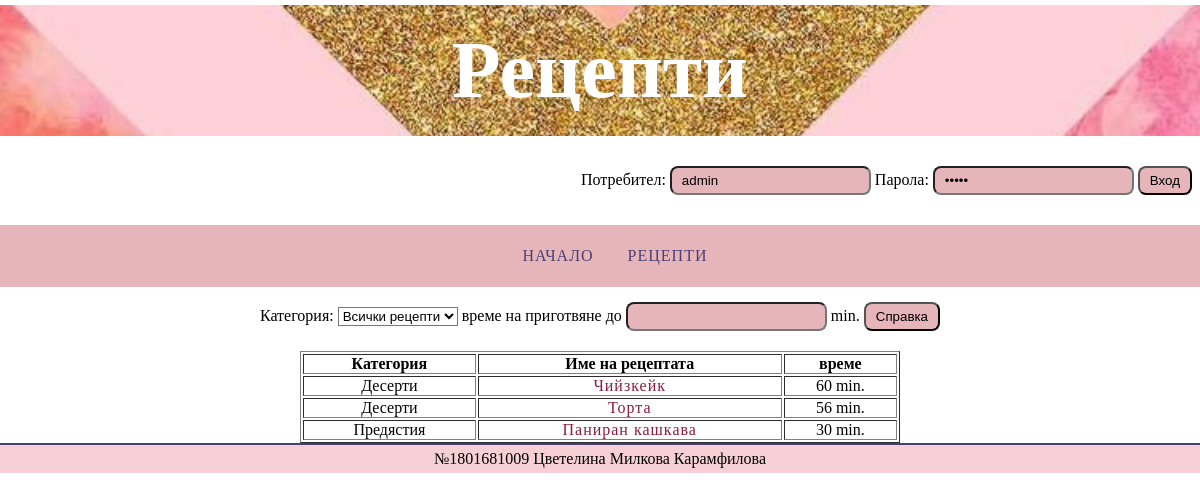
The app's page /list_receptions.php with its own data.
### tables this page shows
CREATE TABLE `tbl_receptions` (
  `id_reception` int(10) NOT NULL,
  `id_type` int(10) NOT NULL,
  `name` varchar(15) NOT NULL,
  `time` int(5) UNSIGNED NOT NULL,
  `moreinfo` text NOT NULL,
  `picture` varchar(15) NOT NULL
);

CREATE TABLE `tbl_types` (
  `id_type` int(10) NOT NULL,
  `type` varchar(15) NOT NULL
);

### list_receptions.php (the view, shortened to what this page needs)
 <?php include "files/header.php"; ?>
 <div id="content">
<?php
$idType=0; $time=""; $insertText=""; $addWord=" where "; $addWordEnd="type";
include "files/init.inc.php";
echo "<form action='".$_SERVER['PHP_SELF']."' method='get'>";
echo "Категория: <select name='id_type'>";
echo "<option value='0'>Всички рецепти</option>";
echo "</select>";
echo " време на приготвяне до <input type='number' name='time' value='".$time."'> min.";
echo " <input type='submit' value='Справка'>";
echo "</form>";
$result = $mysqli->query("select tbl_receptions.*, tbl_types.type from tbl_receptions join tbl_types on tbl_receptions.id_type=tbl_types.id_type".$insertText." order by ".$addWordEnd);
echo "<table border='1' align='center' width='600'>";
echo "<tr><th>Категория</th><th>Име на рецептата</th><th>време</th>";
while($row = $result->fetch_assoc())
{
echo "<tr>";
echo "<td>" . htmlspecialchars($row['type']) . "</td><td><a href='show_reception.php?show_id=".$row['id_reception']."' title='Подробна информация'>" .$row['name'] . "</a></td><td>" .$row['time'] . " min.</td>";
echo "</tr>";
}
echo "</table>";
?>
 </div>
 <?php include "files/footer.php"; ?>

### files/style.css (style rules this page uses)
* { margin: 0; padding: 0; list-style: none; color: none; text-decoration: none; background-color: #0000; }
a { color: #8B1E3F; letter-spacing: 1px; }
#content { text-align: center; }
form { padding: 5px 0px 10px 0px; }
input { padding: 5px 10px; margin: 10px 0px; border-radius: 8px; background-color: #E5B5BA; }
table { margin-left: auto; margin-right: auto; }

### records on screen
tbl_receptions: id_type.type "Десерти", name "Чийзкейк", time "60"
tbl_receptions: id_type.type "Десерти", name "Торта", time "56"
tbl_receptions: id_type.type "Предястия", name "Паниран кашкава", time "30"
